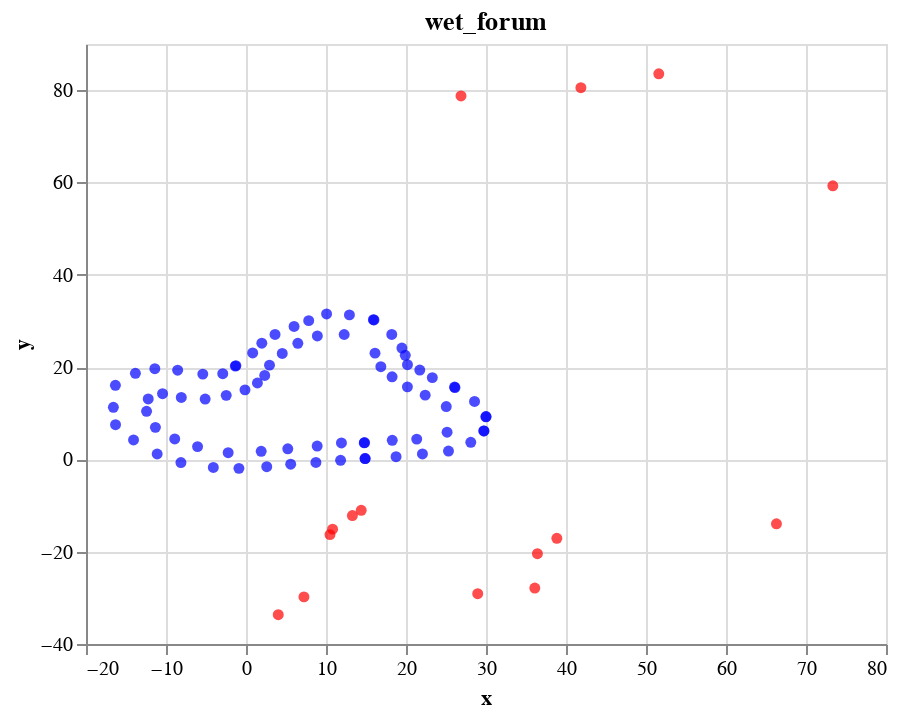

Notebook code for this chart:
### Code cell
db = SQLiteProxy(DB_PATH)
db.get_no_cones().clean()

for run_name in db.get_runs().read(projection=['name']):
    cones = db.get_cones().read(run_name=run_name[0], projection=['x', 'y'])
    no_cones = db.get_no_cones().read(run_name=run_name[0], projection=['x', 'y'])

    cones_df = pd.DataFrame(cones, columns=['x', 'y'])
    no_cones_df = pd.DataFrame(no_cones, columns=['x', 'y'])

    map_plot = (
        alt.Chart(cones_df).mark_circle(color='blue').encode(x='x', y='y') +
        alt.Chart(no_cones_df).mark_circle(color='red').encode(x='x', y='y')
    ).properties(
        title=run_name
    )

    display(map_plot)

### Figure 1 — Vega-Lite specification as saved in the notebook (floating-point values rounded to 4 significant figures)
{"config": {"view": {"continuousWidth": 400, "continuousHeight": 300}}, "layer": [{"data": {"name": "data-4dec65ce9c9979d1ca6c8250cd50adec"}, "mark": {"type": "circle", "color": "blue"}, "encoding": {"x": {"type": "quantitative", "field": "x"}, "y": {"type": "quantitative", "field": "y"}}}, {"data": {"name": "data-8736372bc331e72a3a7bd6fa34efe4a3"}, "mark": {"type": "circle", "color": "red"}, "encoding": {"x": {"type": "quantitative", "field": "x"}, "y": {"type": "quantitative", "field": "y"}}}], "title": ["wet_forum"], "$schema": "https://vega.github.io/schema/vega-lite/v4.8.1.json", "datasets": {"data-4dec65ce9c9979d1ca6c8250cd50adec": [{"x": 14.82, "y": 3.65}, {"x": 14.88, "y": 0.1727}, {"x": 18.28, "y": 4.141}, {"x": 18.76, "y": 0.5726}, {"x": 21.34, "y": 4.394}, {"x": 22.05, "y": 1.173}, {"x": 25.31, "y": 1.795}, {"x": 25.14, "y": 5.88}, {"x": 28.1, "y": 3.706}, {"x": 29.75, "y": 6.157}, {"x": 29.99, "y": 9.221}, {"x": 25.03, "y": 11.44}, {"x": 26.07, "y": 15.68}, {"x": 22.4, "y": 13.92}, {"x": 23.29, "y": 17.72}, {"x": 20.18, "y": 15.71}, {"x": 21.72, "y": 19.36}, {"x": 18.26, "y": 17.88}, {"x": 20.19, "y": 20.51}, {"x": 16.86, "y": 20.08}, {"x": 19.91, "y": 22.55}, {"x": 16.13, "y": 23.02}, {"x": 15.92, "y": 30.26}, {"x": 12.27, "y": 27.06}, {"x": 12.93, "y": 31.31}, {"x": 10.07, "y": 31.51}, {"x": 8.918, "y": 26.75}, {"x": 7.837, "y": 30.06}, {"x": 6.008, "y": 28.8}, {"x": 6.479, "y": 25.16}, {"x": 3.63, "y": 27.07}, {"x": 4.532, "y": 22.95}, {"x": 1.977, "y": 25.18}, {"x": 0.8368, "y": 23.07}, {"x": 2.938, "y": 20.42}, {"x": 2.338, "y": 18.18}, {"x": -1.264, "y": 20.32}, {"x": 1.428, "y": 16.55}, {"x": -1.335, "y": 20.21}, {"x": -0.126, "y": 15.06}, {"x": -2.906, "y": 18.57}, {"x": -2.472, "y": 13.87}, {"x": -5.401, "y": 18.48}, {"x": -5.103, "y": 13.08}, {"x": -8.544, "y": 19.33}, {"x": -8.087, "y": 13.42}, {"x": -11.4, "y": 19.64}, {"x": -10.43, "y": 14.24}, {"x": -13.82, "y": 18.66}, {"x": -12.22, "y": 13.09}, {"x": -16.33, "y": 16.04}, {"x": -16.58, "y": 11.29}, {"x": -12.43, "y": 10.41}, {"x": -16.31, "y": 7.507}, {"x": -11.33, "y": 6.937}, {"x": -14.06, "y": 4.218}, {"x": -8.909, "y": 4.438}, {"x": -11.1, "y": 1.166}, {"x": -6.056, "y": 2.767}, {"x": -8.134, "y": -0.6958}, {"x": -4.084, "y": -1.748}, {"x": -2.229, "y": 1.452}, {"x": -0.8842, "y": -1.944}, {"x": 1.899, "y": 1.758}, {"x": 2.593, "y": -1.579}, {"x": 5.223, "y": 2.288}, {"x": 5.588, "y": -1.046}, {"x": 8.897, "y": 2.882}, {"x": 8.739, "y": -0.6704}, {"x": 11.82, "y": -0.1996}, {"x": 11.93, "y": 3.553}, {"x": 14.78, "y": 3.573}, {"x": 14.9, "y": 0.1905}, {"x": 18.22, "y": 27.08}, {"x": 16.0, "y": 30.21}, {"x": 19.49, "y": 24.13}, {"x": 28.57, "y": 12.56}, {"x": 26.12, "y": 15.57}, {"x": 29.72, "y": 6.151}, {"x": 30.0, "y": 9.271}], "data-8736372bc331e72a3a7bd6fa34efe4a3": [{"x": 10.82, "y": -15.12}, {"x": 13.3, "y": -12.16}, {"x": 36.1, "y": -27.87}, {"x": 4.031, "y": -33.66}, {"x": 14.4, "y": -11.04}, {"x": 7.241, "y": -29.79}, {"x": 41.86, "y": 80.52}, {"x": 66.31, "y": -13.95}, {"x": 28.96, "y": -29.11}, {"x": 26.88, "y": 78.74}, {"x": 36.43, "y": -20.44}, {"x": 51.6, "y": 83.54}, {"x": 10.5, "y": -16.3}, {"x": 73.35, "y": 59.28}, {"x": 38.86, "y": -17.09}]}}
